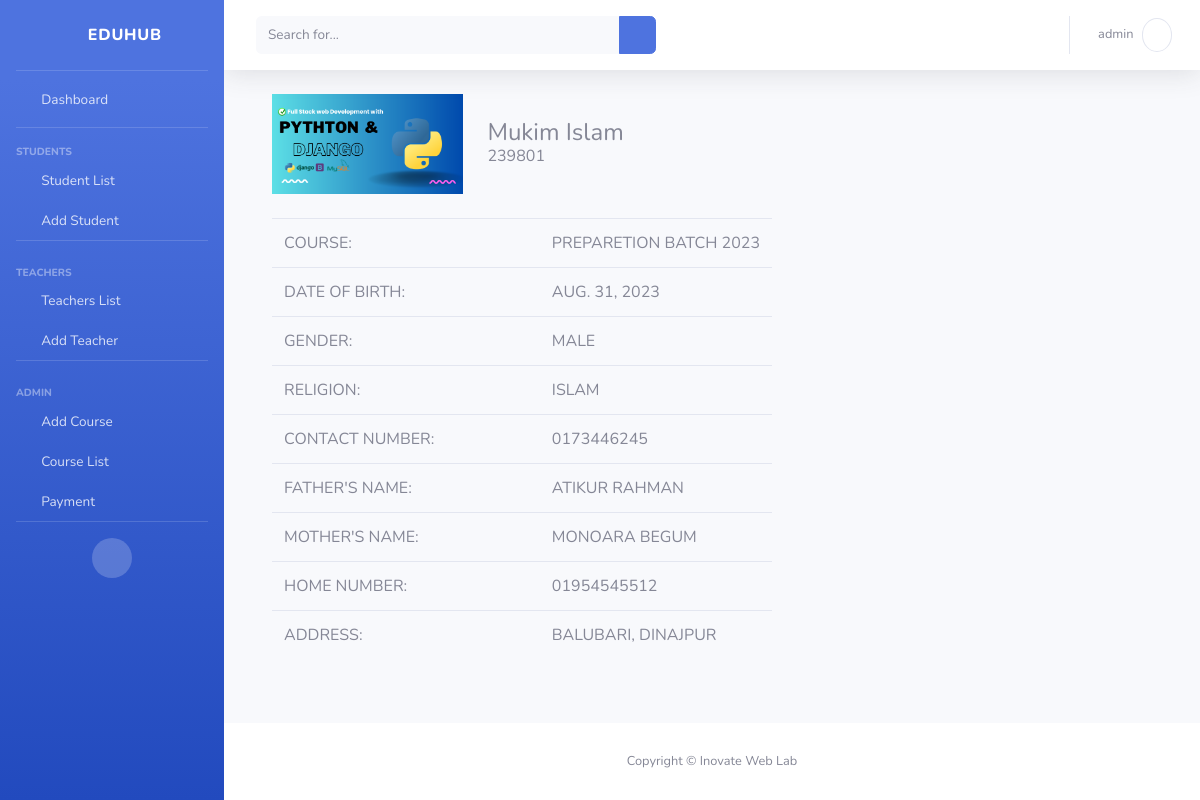
The page /student/10 (signed in) on the database its author committed.
### main/models.py (models this page shows, shortened)
class Student(models.Model):
    GENDERS = (
        ('male', "Male"),
        ('female', 'Female'),
        ('custom', 'Custom'),
    )
    STATUS = (
        ('running', 'Running'),
        ('finished', 'Finished')
    )
    student_id = models.IntegerField(unique=True, null=True, blank=True)
    student_photo = models.ImageField(upload_to='student_photos/', null=True, blank=True)
    student_name = models.CharField(max_length=40, null=True, blank=True)
    date_of_birth = models.DateField(blank=True, null=True, default='N/A')
    gender = models.CharField(max_length=20,choices=GENDERS, null=True, blank=True, default='N/A')
    religion = models.CharField(max_length=20, null=True, blank=True, default='N/A')
    contact_number = models.CharField(max_length=20, null=True, blank=True, default='N/A')
    father_name = models.CharField(max_length=20, null=True, blank=True, default='N/A')
    mother_name = models.CharField(max_length=20, null=True, blank=True, default='N/A')
    home_number = models.CharField(max_length=20, null=True, blank=True, default='N/A')
    address = models.CharField(max_length=20, null=True, blank=True, default='N/A')
    course = models.ForeignKey(Course, on_delete=models.CASCADE, default=0)
    status = models.CharField(max_length=15, choices=STATUS, default="N/A")

class Course(models.Model):
    FEE_TYPES = (
        ('one-time', 'One-time'),
        ('monthly', 'Monthly'),
    )
    course_name = models.CharField(max_length=100, null=True, blank=True)
    desc = models.TextField(null=True, blank=True, default='N/A')
    fee_type = models.CharField(max_length=20, choices=FEE_TYPES)
    fee = models.IntegerField(null=True, blank=True)
    first_roll = models.IntegerField(default=1)
    def __str__(self) -> str:
        return self.course_name

### EduHub/views.py (the view)
# urls.py: path('student/<int:id>', views.single_student, name="single-student"),
def single_student(request, id):
    student = Student.objects.get(id=id)
    return render(request, 'single_student.html', {'student': student})

### templates/single_student.html
{% extends 'base.html' %}
{% load static %}
{% block body %}
<div class="contaianer ml-4">
    <div class="d-flex">
        {% if student.student_photo %}
        <img src="{{student.student_photo.url}}" alt="" height="100">
        {% else %}
        <img src="{% static 'img/student.png' %}" alt="" height="100">
        {% endif %}
        <div class="h4 mt-4 ml-4">
            {{student.student_name}}
            <div class="h6">{{student.student_id}}</div>
        </div>
    </div>
    <table class="table mt-4" style="max-width: 500px;">
        <tr>
            <td class="col">Course:</td>
            <td class="col">{{student.course}}</td>
        </tr>
        <tr>
            <td class="col">Date Of Birth:</td>
            <td class="col">{{student.date_of_birth}}</td>
        </tr>
        <tr>
            <td class="col">Gender:</td>
            <td class="col">{{student.gender}}</td>
        </tr>
        <tr>
            <td class="col">RELIGION:</td>
            <td class="col">{{student.religion}}</td>
        </tr>
        <tr>
            <td class="col">CONTACT NUMBER:</td>
            <td class="col">{{student.contact_number}}</td>
        </tr>
        <tr>
            <td class="col">FATHER'S NAME:</td>
            <td class="col">{{student.father_name}}</td>
        </tr>
        <tr>
            <td class="col">Mother's Name:</td>
            <td class="col">{{student.mother_name}}</td>
        </tr>
        <tr>
            <td class="col">Home Number:</td>
            <td class="col">{{student.home_number}}</td>
        </tr>
        <tr>
            <td class="col">Address:</td>
            <td class="col">{{student.address}}</td>
        </tr>
    </table>
</div>
{% endblock %}

### templates/base.html (shortened to what this page needs)
{% load static %}
<!DOCTYPE html>
<html lang="en">
<head>
    <link href="{% static 'vendor/fontawesome-free/css/all.min.css' %}" rel="stylesheet" type="text/css">
    <link href="{% static 'css/bootstrap.min.css' %}" rel="stylesheet">
</head>
<body id="page-top">
    <div id="wrapper">
        <ul class="navbar-nav bg-gradient-primary sidebar sidebar-dark accordion" id="accordionSidebar">
            <a class="sidebar-brand d-flex align-items-center justify-content-center" href="{% url 'index' %}">
                <div class="sidebar-brand-icon rotate-n-15">
                    <i class="fas fa-laugh-wink"></i>
                </div>
                <div class="sidebar-brand-text mx-3">EduHub</div>
            </a>
            <hr class="sidebar-divider my-0">
            <li class="nav-item">
                <a class="nav-link" href="{% url 'index' %}">
                    <i class="fas fa-fw fa-tachometer-alt"></i>
                    <span>Dashboard</span></a>
            </li>
            <hr class="sidebar-divider">
            <div class="sidebar-heading">
                Students
            </div>
            <li class="nav-item">
                <a class="nav-link py-2" href="{% url 'student-list' %}">
                    <i class="fas fa-fw fa-users"></i>
                    <span>Student List</span></a>
            </li>
            <li class="nav-item">
                <a class="nav-link py-2" href="{% url 'add-student' %}">
                    <i class="fas fa-fw fa-user-plus"></i>
                    <span>Add Student</span></a>
            </li>
            <hr class="sidebar-divider">
            <div class="sidebar-heading pt-2">
                Teachers
            </div>
            <li class="nav-item">
                <a class="nav-link py-2" href="{% url 'teacher-list' %}">
                    <i class="fas fa-fw fa-user-tie"></i>
                    <span>Teachers List</span></a>
            </li>
            <li class="nav-item">
                <a class="nav-link py-2" href="{% url 'add-teacher' %}">
                    <i class="fas fa-fw fa-user-tie"></i>
                    <span>Add Teacher</span></a>
            </li>
            <hr class="sidebar-divider">
            <div class="sidebar-heading pt-2">
                Admin
            </div>
            <li class="nav-item">
                <a class="nav-link py-2" href="{% url 'add-course' %}">
                    <i class="fas fa-fw fa-graduation-cap"></i>
                    <span>Add Course</span></a>
            </li>
            <li class="nav-item">
                <a class="nav-link py-2" href="{% url 'course-list' %}">
                    <i class="fas fa-fw fa-graduation-cap"></i>
                    <span>Course List</span></a>
            </li>
            <li class="nav-item">
                <a class="nav-link py-2" href="#" data-bs-toggle="modal" data-bs-target="#exampleModal">
                    <i class="fas fa-fw fa-chart-area"></i>
                    <span>Payment</span></a>
            </li>
            <hr class="sidebar-divider d-none d-md-block">
            <div class="text-center d-none d-md-inline">
                <button class="rounded-circle border-0" id="sidebarToggle"></button>
            </div>
        </ul>
        <div id="content-wrapper" class="d-flex flex-column">
            <div id="content">
                <nav class="navbar navbar-expand navbar-light bg-white topbar mb-4 static-top shadow">
                    <form
                        class="d-none d-sm-inline-block form-inline mr-auto ml-md-3 my-2 my-md-0 mw-100 navbar-search">
                        <div class="input-group">
                            <input type="text" class="form-control bg-light border-0 small" placeholder="Search for..."
                                aria-label="Search" aria-describedby="basic-addon2">
                            <div class="input-group-append">
                                <button class="btn btn-primary" type="button">
                                    <i class="fas fa-search fa-sm"></i>
                                </button>
                            </div>
                        </div>
                    </form>
                    <ul class="navbar-nav ml-auto">
                        <li class="nav-item dropdown no-arrow">
                            <a class="nav-link dropdown-toggle" href="#" id="userDropdown" role="button"
                                data-toggle="dropdown" aria-haspopup="true" aria-expanded="false">
                                <span class="mr-2 d-none d-lg-inline text-gray-600 small">{{user.username}}</span>
                                <i class="fa fa-user rounded-circle border p-2"></i>
                            </a>
                        </li>
                    </ul>
                </nav>
                <div class="container-fluid">
                    {% block body %}
                    {% endblock %}
                </div>
            </div>
            <footer class="sticky-footer bg-white">
                <div class="container my-auto">
                    <div class="copyright text-center my-auto">
                        <span>Copyright &copy; Inovate Web Lab</span>
                    </div>
                </div>
            </footer>
        </div>
    </div>
</body>
</html>

### rows shown on the page
Student: student_photo (picture), student_name "Mukim Islam", student_id "239801", course "PREPARETION BATCH 2023", date_of_birth "AUG. 31, 2023", gender "MALE", religion "ISLAM", contact_number "0173446245", father_name "ATIKUR RAHMAN", mother_name "MONOARA BEGUM", home_number "01954545512", address "BALUBARI, DINAJPUR"

### other values the page prints
{{ user.username }} "admin"
